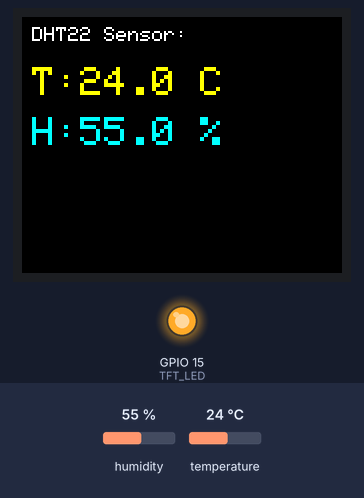
Bench run of a sketch on a simulated ESP32. Parts: 160×128 colour display, output pins drawn as LEDs (lit = HIGH). Inputs (shaded band) come from the test bench; at power-on: humidity 55 %, temperature 24 °C. What the sketch prints to the serial monitor is not drawn.

Above: at 3.3 s.
3.4 s: humidity set to 22 %
At 5.5 s:
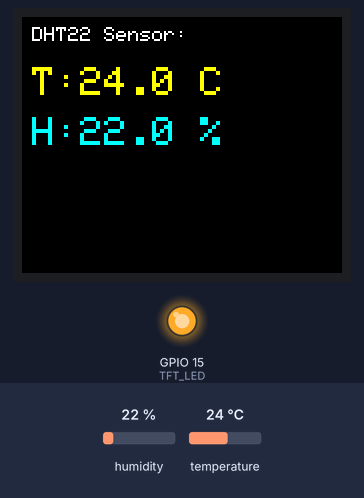
6.4 s: temperature set to 12 °C
At 7.9 s:
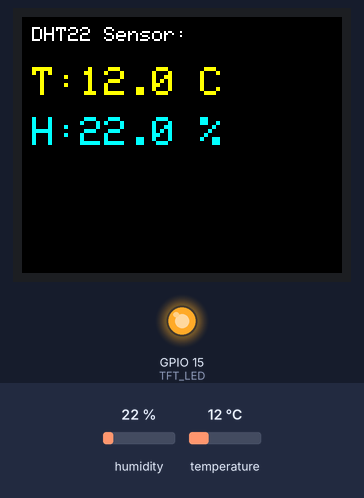
9.4 s: humidity set to 40 %
At 11.4 s:
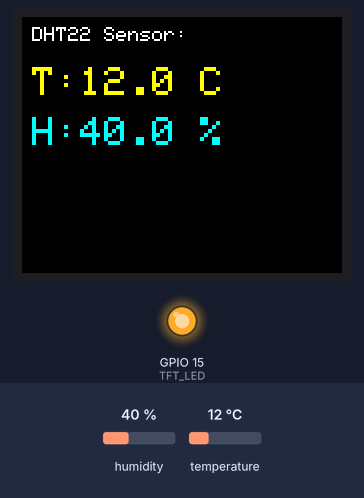
12.5 s: temperature set to 19 °C
At 13.8 s:
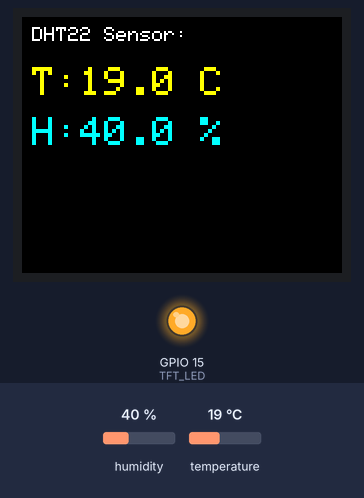
Timing chart, 0 to 15.5 s (numbered marks = the images above; inputs shaded):
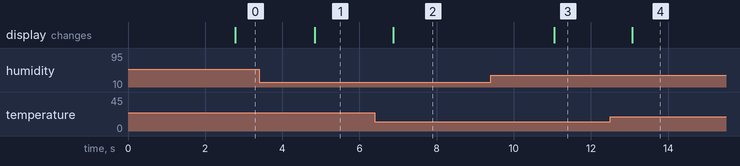

The sketch:

tft_2in1.ino
```cpp
#include <TFT_eSPI.h>        // Include TFT_eSPI library
#include <SPI.h>
#include <DHT.h>             // Include DHT sensor library

// TFT pins (like CS, DC, RST) are defined in TFT_eSPI's User_Setup.h now!
// We only need to define pins not directly controlled by TFT_eSPI library here.
#define TFT_LED      15  // Backlight LED pin -> ESP32 GPIO15 (Manual Control)

// Define DHT Sensor Pin and Type
#define DHTPIN       27  // Data pin of DHT22 connected to GPIO27
#define DHTTYPE      DHT22 // Define sensor type as DHT22

// Initialize TFT_eSPI library object
TFT_eSPI tft = TFT_eSPI();
// Initialize the Sprite object, referencing the TFT object
TFT_eSprite img = TFT_eSprite(&tft);

// Initialize DHT sensor object
DHT dht(DHTPIN, DHTTYPE);

void setup(void) {
  Serial.begin(115200); // Initialize serial communication for debugging

  // --- Control Backlight (Manual) ---
  pinMode(TFT_LED, OUTPUT);     // Set the backlight pin as an output
  digitalWrite(TFT_LED, HIGH);  // Turn the backlight ON (set HIGH)
  // --- End Backlight Control ---

  Serial.println(F("ESP32 TFT_eSPI Sprite & DHT22 Test"));

  // Initialize TFT_eSPI display driver
  tft.init();
  Serial.println(F("TFT Initialized"));

  // Set Display Rotation (0=0, 1=90, 2=180, 3=270 degrees)
  // Rotation 3 makes the 128x160 display behave as 160x128
  tft.setRotation(3); // Set rotation on the physical display
  Serial.println(F("Rotation set to 270 degrees"));

  // Create the sprite with dimensions matching the ROTATED screen
  img.createSprite(160, 128); // Width=160, Height=128 for rotation 1 or 3

  // Initialize DHT sensor
  dht.begin();
  Serial.println(F("DHT22 Initialized"));

  // --- Draw initial static content to SPRITE ---
  img.fillSprite(TFT_BLACK); // Clear sprite background (use fillSprite for full clear)
  img.setCursor(5, 5);       // Coordinates are relative to the sprite
  img.setTextColor(TFT_WHITE, TFT_BLACK); // Set text color (FG, BG) for sprite
  img.setTextSize(1);
  img.println("DHT22 Sensor:");
  // --- End drawing to sprite ---

  // Push the initial sprite content to the screen
  img.pushSprite(0, 0); // Push sprite to TFT at coordinate 0,0
  Serial.println("Initial sprite pushed.");

  delay(500); // Small delay before first reading
}

void loop() {
  // Wait a few seconds between measurements. DHT22 needs >= 2000ms.
  delay(2000);

  // Read temperature and humidity
  float humidity = dht.readHumidity();
  float temperature_c = dht.readTemperature();

  // --- Start Drawing to Sprite ---
  // Clear the entire sprite buffer first (simpler than calculating specific areas)
  img.fillSprite(TFT_BLACK);

  // Re-draw static title text each time since we cleared the sprite
  img.setCursor(5, 5);
  img.setTextColor(TFT_WHITE, TFT_BLACK);
  img.setTextSize(1);
  img.println("DHT22 Sensor:");

  // Check if any reads failed and display error on SPRITE
  if (isnan(humidity) || isnan(temperature_c)) {
    Serial.println(F("Failed to read from DHT sensor!"));
    img.setCursor(5, 20); // Position error message on sprite
    img.setTextColor(TFT_RED, TFT_BLACK); // <-- Use img object, set FG/BG color
    img.setTextSize(2);
    img.println("Read Fail!"); // <-- Use img object

    // Push the sprite content (including the error) to the screen
    img.pushSprite(0, 0); // <-- ADDED Push sprite here for error case

    return; // Exit loop early if read failed
  }

  // --- Display Sensor Data on SPRITE ---

  // Display Temperature (Coordinates relative to sprite)
  img.setCursor(5, 25); // <-- Use img object
  img.setTextColor(TFT_YELLOW, TFT_BLACK); // <-- Use img object
  img.setTextSize(2);
  img.print(F("T:")); // <-- Use img object
  img.print(temperature_c, 1); // <-- Use img object
  img.println(" C"); // <-- Use img object

  // Display Humidity (Coordinates relative to sprite)
  img.setCursor(5, 50); // <-- Use img object
  img.setTextColor(TFT_CYAN, TFT_BLACK); // <-- Use img object
  img.setTextSize(2);
  img.print(F("H:")); // <-- Use img object
  img.print(humidity, 1); // <-- Use img object
  img.println(" %"); // <-- Use img object

  // --- End Display Data ---

  // Push the completed sprite buffer to the physical screen at coordinates (0,0)
  img.pushSprite(0, 0); // <-- ADDED Push sprite here for success case

  // Print data to Serial Monitor as well (remains unchanged)
  Serial.print(F("Humidity: "));
  Serial.print(humidity);
  Serial.print(F("%  Temperature: "));
  Serial.print(temperature_c);
  Serial.println(F("°C"));
}
```

Measured:
- after the input at 3.4 s, the display: changes after 1.4 s (image 1)
- after the input at 6.4 s, the display: changes after 0.47 s (image 2)
- after the input at 9.4 s, the display: changes after 1.6 s (image 3)
- after the input at 12.5 s, the display: changes after 0.57 s (image 4)
